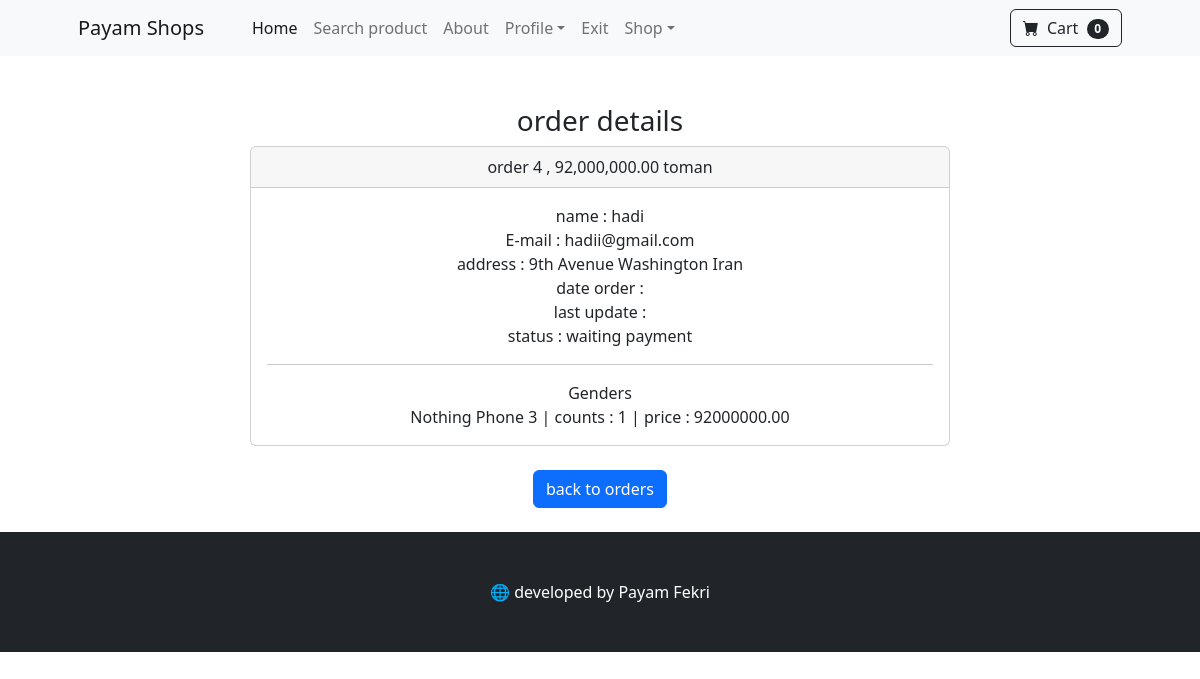
The page /order_details/4 (signed in) on the database as committed earlier.
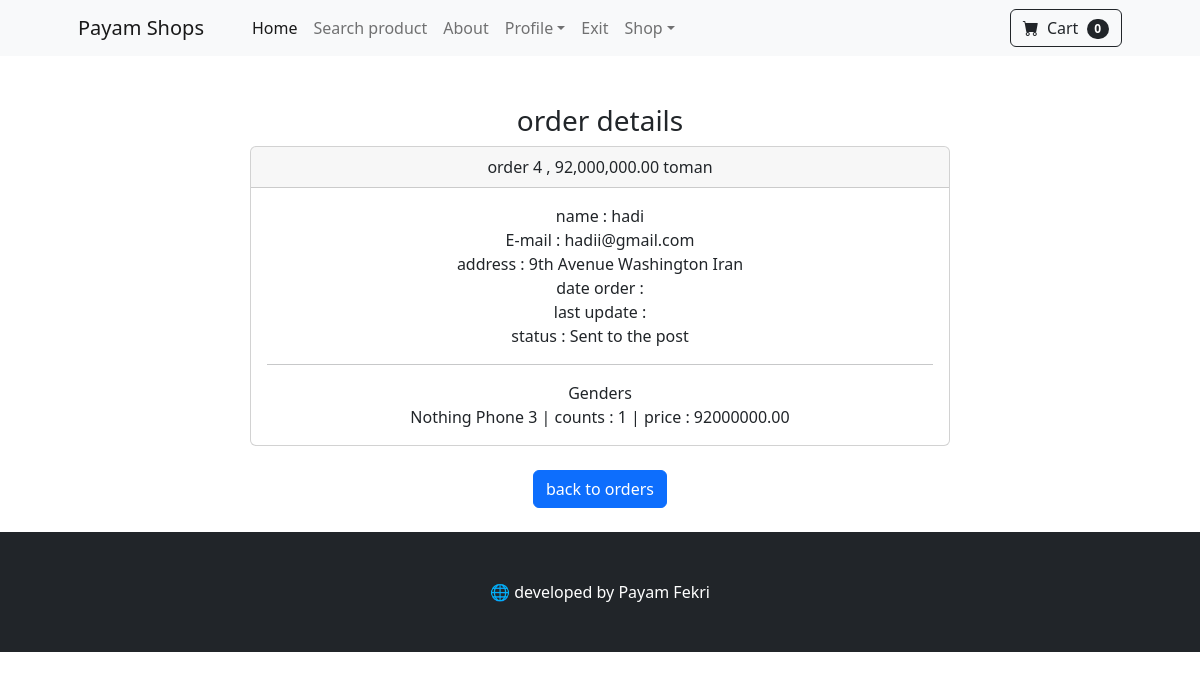
The same page on the database as committed later.
### payment/models.py (models this page shows, shortened)
class Order(models.Model):
    STATUS_ORDER = [
        ('Pending' , 'waiting payment'),
        ('Processing' , 'Processing'),
        ('Shipped' , 'Sent to the post'),
        ('Delivered' , 'Delivered'),
    ]
    user = models.ForeignKey(User , on_delete=models.CASCADE , null=True , blank= True )
    full_name = models.CharField(max_length=250)
    email = models.EmailField(max_length=300)
    shipping_address = models.TextField(max_length=150000)
    amount_paid = models.DecimalField(decimal_places=2 , max_digits=15)
    date_ordered = jmodels.jDateTimeField(auto_now_add=True)
    status =models.CharField(max_length=50 , choices=STATUS_ORDER , default='Pending')
    last_update = jmodels.jDateTimeField(auto_now= True)

### shop/views.py (the view)
# urls.py: path('order_details/<int:pk>', views.order_details, name='order_details'),
def order_details(request,pk):
    if request.user.is_authenticated:
        order = Order.objects.get(id = pk)
        items = OrderItem.objects.filter(order = pk)
        context = {
            'order' : order,
            'items' : items
        }
        return render(request, 'shop/order_details.html' , context)
    else:
        messages.success(request , 'دسترسی به این صفحه امکان پذیر نمیباشد')
        return redirect("helloworld")

### cart/cart.py (called while the page is built)
    def __len__(self):
        return len(self.cart)

### cart/context_processors.py (called while the page is built)
def cart(request):
    return {'cart' : Cart(request)}

### shop/models.py (called while the page is built)
    def __str__(self):
        return self.name

### shop/templates/shop/order_details.html
{%extends 'shop/base.html'%}
{% block content %}
{% load humanize %}
<br><br>
    <div class = 'row'>
        <center>
            <div class = col-7>
                <h3>order details</h3>
                <div class="card">
                    <div class="card-header">
                        order {{order.id}} , {{order.amount_paid | intcomma}} toman
                    </div>
                    <div class="card-body">
                        name : {{order.full_name}}<br>
                        E-mail : {{order.email}}<br>
                        address : {{order.shipping_address}}<br>
                        date order : {{order.date_ordered | date:"Y-m-d H:i:s"}}<br>
                        last update : {{order.last_update | date:"Y-m-d H:i:s"}}<br>
                        status : {{order.get_status_display}}<br>
                        <hr>
                        Genders <br>
                        {%for item in items%}
                            {{item.product}} | counts : {{item.quantity}} | price : {{item.price}} <br>
                        {%endfor%}
                    </div>
                </div>
                <br>
                <a href="{%url 'orders'%}" class="btn btn-primary">back to orders</a>
                <br>
                <br>
            </div>
        </center>
    </div>
{%endblock  %}

Rows that differ between the two databases and show on the page:
changed Order "hadi": status "waiting payment" → "Sent to the post"
